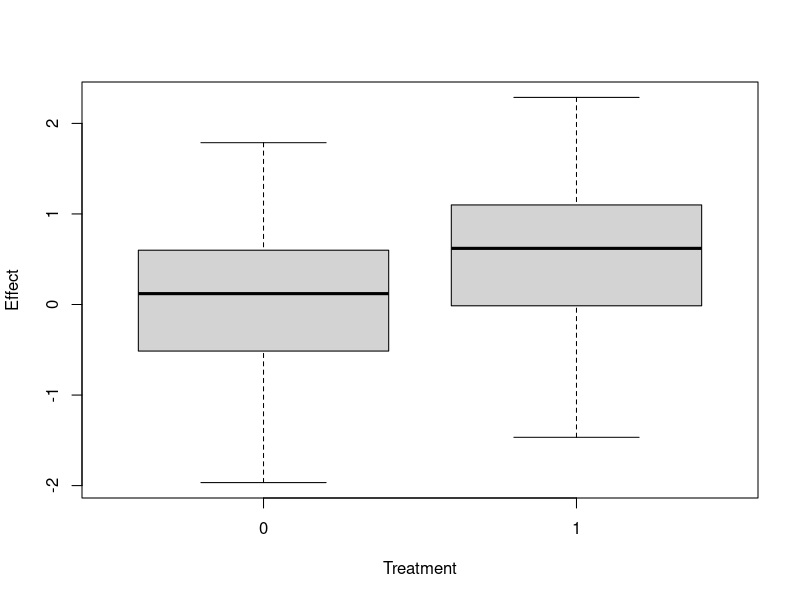

R code for this plot:
# ---------------------------------------
# Effect of Pseudoreplication on a t-test
# ---------------------------------------

set.seed(123)

# number of points
N <- 20
# data set with N points without and N points with a treatment, coded 0 and 1
# the effect is 0.5 and random numbers or summed with mean zero and stdev 1
data <- data.frame(treatment = rep(c(0, 1), each = N),
                   effect = rep(c(0, 0.5), each = N) + rnorm(n = N, mean = 0, sd = 1))

boxplot(effect ~ treatment, data, xlab = "Treatment", ylab = "Effect")

# unpaired t-test between the non-treated and treated subjects
tt1 <- t.test(x = data$effect[data$treatment == 0], y = data$effect[data$treatment == 1],
              paired = FALSE, alternative = "two.sided")

# double the data by copying the data set below itself
data.rep <- rbind(data, data)

tt2 <- t.test(x = data.rep$effect[data.rep$treatment == 0], y = data.rep$effect[data.rep$treatment == 1],
              paired = FALSE, alternative = "two.sided")

print(paste("Doubling the data changed the t-tests p-value from", 
            round(tt1$p.value, 5), "to", round(tt2$p.value, 5), "."))


# lm1 <- lm(formula = effect ~ treatment, data)
# summary(lm1)
# 
# lm2 <- lm(formula = effect ~ treatment, data.rep)
# summary(lm2)
